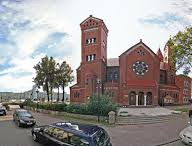
%> input picture image processing/EGCO486_LAB13_364/P1.bmp, 192 x 146 px
$ octave --eval "result = Mydilate(imread('P1.bmp'));"   (GNU Octave 9; MATLAB toolbox functions it lacks are replaced by stand-ins)
%> lines starting %> are read from the running program, lines starting %| are printed output that depends on the picture; in (x1, y1, x2, y2) boxes, pixels count from 0 and x2, y2 are one past the last pixel; in counts of white or black regions, pixels touching at a corner belong together; the program's own positions count from 1
function [ output ] = Mydilate( img )
    img=im2bw(img);
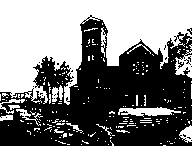
%> img: size 146x192 logical; 48.3% white; 222 white regions (207 under 20 px), largest, box (x1, y1, x2, y2) and area: (0, 0, 192, 105) 11455, (118, 107, 181, 117) 377, (175, 50, 192, 78) 251
    output=img;
    mask=[1,1,1;1,1,1;1,1,1];
    [m,n]=size(img);
%> m = 146; n = 192
    padImg=padarray(img,[1,1],0,'both');
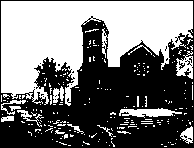
%> padImg: size 148x194 logical; 47.2% white; 222 white regions (207 under 20 px), largest, box (x1, y1, x2, y2) and area: (1, 1, 193, 106) 11455, (119, 108, 182, 118) 377, (176, 51, 193, 79) 251
    for i=2:m
        for j=2:n
            if(padImg(i,j)==1)
                if(padImg(i-1,j-1)+mask(1,1)>=1)
                    output(i-1,j-1)=1;
                end
                if(padImg(i,j-1)+mask(1,2)>=1)
                    output(i,j-1)=1;
                end
                if(padImg(i+1,j-1)+mask(1,3)>=1)
                    output(i+1,j-1)=1;
                end
                if(padImg(i-1,j)+mask(2,1)>=1)
                    output(i-1,j)=1;
                end
                if(padImg(i,j)+mask(2,2)>=1)
                    output(i,j)=1;
                end
                if(padImg(i+1,j)+mask(2,3)>=1)
                    output(i+1,j)=1;
                end
                if(padImg(i-1,j+1)+mask(3,1)>=1)
                    output(i-1,j+1)=1;
                end
                if(padImg(i,j+1)+mask(3,2)>=1)
                    output(i,j+1)=1;
                end
                if(padImg(i+1,j+1)+mask(3,3)>=1)
                    output(i+1,j+1)=1;
                end
            end
        end
    end
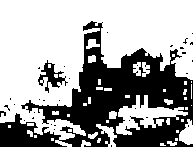
%> output: size 147x193 logical; 63.7% white; 33 black regions (30 under 20 px), largest, box (x1, y1, x2, y2) and area: (0, 21, 193, 147) 9854, (38, 60, 68, 93) 331, (0, 111, 6, 117) 20
%     output=im2bw(output);

end

$ run again, on image processing/EGCO486_LAB13_364/P2.bmp
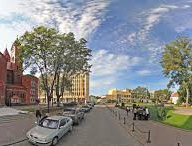
%> input picture image processing/EGCO486_LAB13_364/P2.bmp, 192 x 146 px
%> in Mydilate, `img=im2bw(img);`:
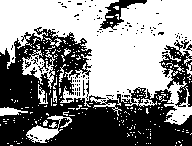
%> img: size 146x192 logical; 54% white; 117 black regions (111 under 20 px), largest, box (x1, y1, x2, y2) and area: (0, 27, 192, 146) 11081, (159, 39, 192, 107) 952, (100, 0, 147, 30) 448, (86, 80, 89, 100) 29, (25, 60, 31, 69) 23, (186, 44, 192, 51) 20
%> padImg: size 148x194 logical; 52.7% white; 112 black regions (109 under 20 px), largest, box (x1, y1, x2, y2) and area: (0, 0, 194, 148) 13184, (87, 81, 90, 101) 29, (26, 61, 32, 70) 23
%> after the loop in Mydilate, `for i=2:m`:
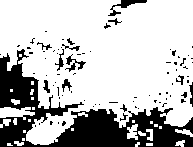
%> output: size 147x193 logical; 74.4% white; 81 black regions (66 under 20 px), largest, box (x1, y1, x2, y2) and area: (0, 49, 193, 147) 6233, (108, 0, 147, 16) 179, (65, 54, 86, 72) 119
